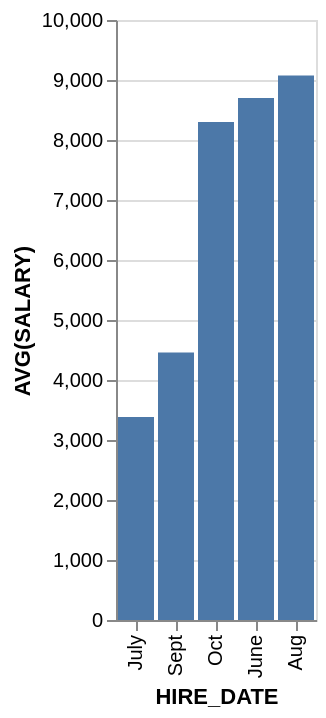

Vega-Lite specification stored for this chart:
### Vega-Lite specification from a JSON file in a GitHub repository (floating-point values rounded to 4 significant figures)
{"data": {"values": [{"x_data": "July", "y_data": 3383.0}, {"x_data": "Sept", "y_data": 4459.0}, {"x_data": "Oct", "y_data": 8300}, {"x_data": "June", "y_data": 8700}, {"x_data": "Aug", "y_data": 9074.0}]}, "mark": "bar", "encoding": {"x": {"field": "x_data", "type": "nominal", "title": "HIRE_DATE", "sort": {"op": "sum", "field": "y_data", "order": "ascending"}}, "y": {"field": "y_data", "type": "quantitative", "title": "AVG(SALARY)"}}}
